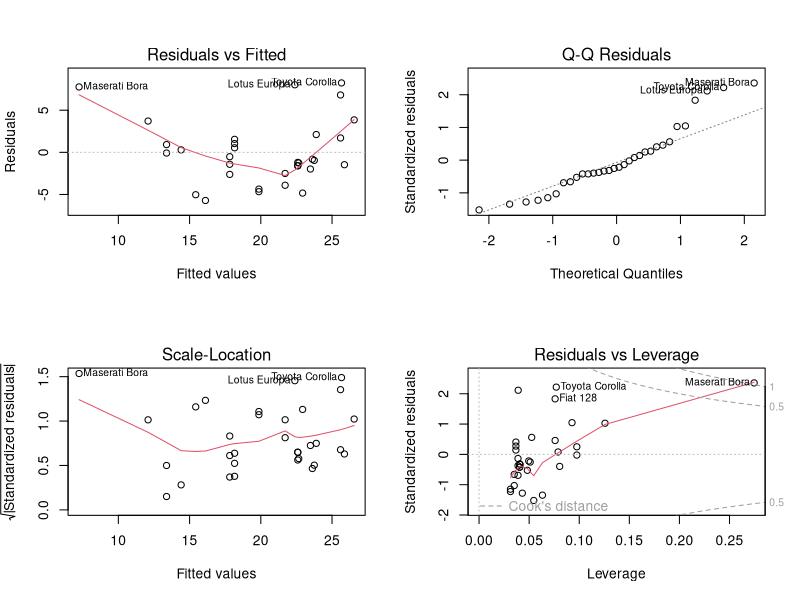
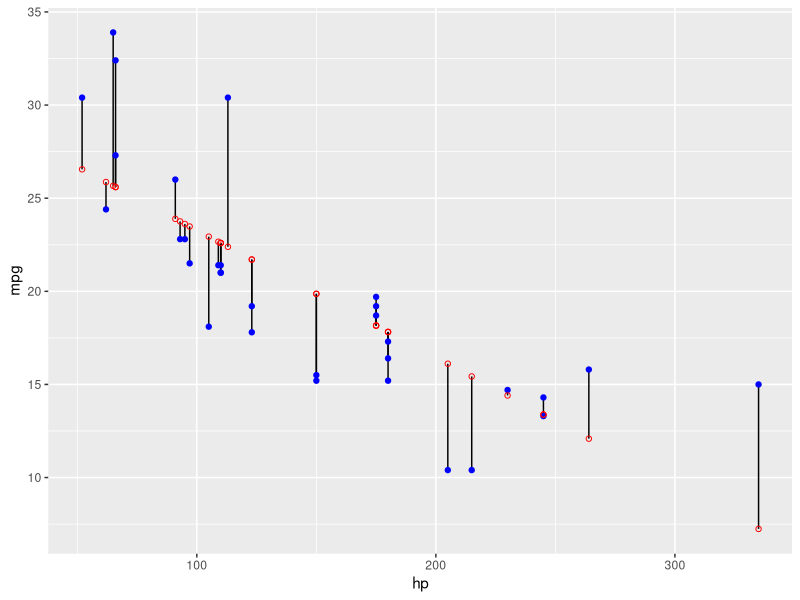
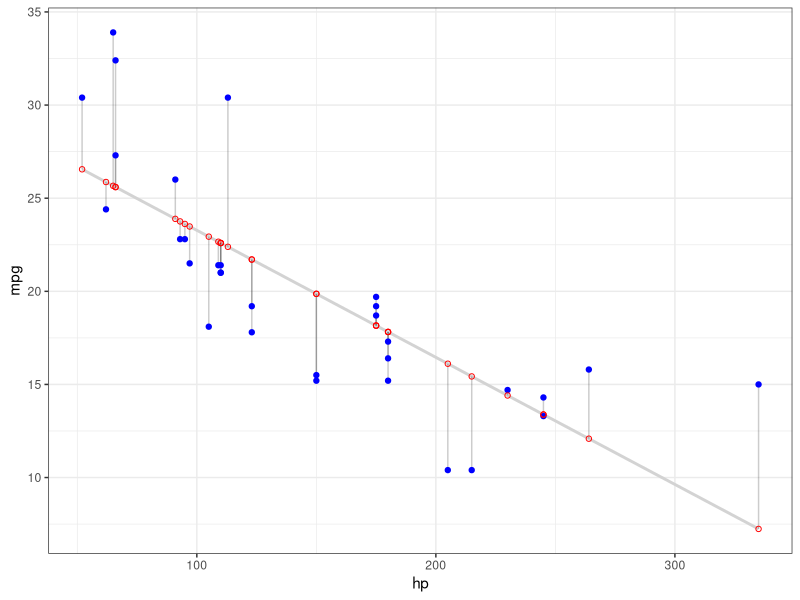
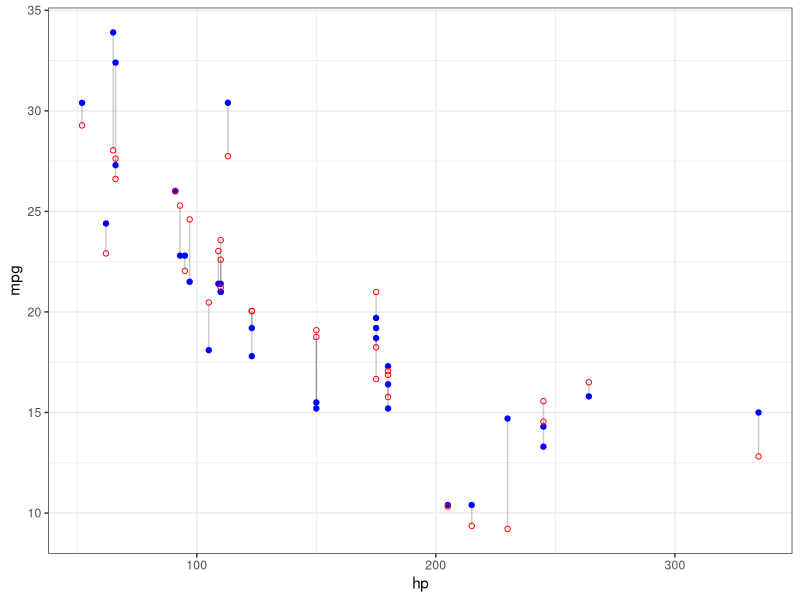
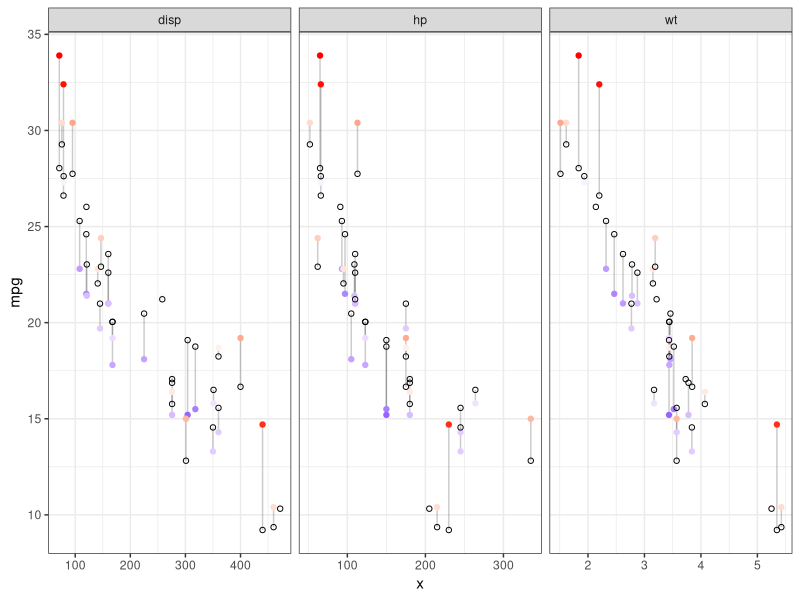

Reproduce these figures in R, in order.
# Errors and Residuals - https://www.r-bloggers.com/visualising-residuals/ 
# The error (or disturbance) of an observed value is the deviation of the observed value from the
# (unobservable) true value of a quantity of interest (for example, a population mean)
# the residual of an observed value is the difference between the observed value and the estimated
# value of the quantity of interest (for example, a sample mean)

# Let's take mtcars dataset and build a simple linear regression and visualize the model plots
lm_mod = lm(mpg ~ hp, data = mtcars) #Fit the model
summary(lm_mod)  # Summarize the results

par(mfrow = c(2, 2))  # Split the plotting panel into a 2 x 2 grid
plot(lm_mod)  # Plot the model information

par(mfrow = c(1, 1))  # Return plotting panel to original 1 section

# To understand Residuals and visualize them against actual and predicted values

# Let's consider Simple Linear Regression
#########################################
# Fit the simple linear model, predicting - mpg and predictor - hp
mtcars1 <- mtcars
lm_mod1 <- lm(mpg ~ hp, data = mtcars1)

# Obtain Predicted and Residual values
mtcars1$predicted <- predict(lm_mod1) # Save the predicted values
mtcars1$residuals <- residuals(lm_mod1) # Save the residual values

# Quick look at the actual, predicted, and residual values
library(dplyr)
library(ggplot2)
mtcars1 %>% select(mpg, predicted, residuals) %>% head()

# plot the actual and predicted values
# blue are actual points, red are predicted points and line are residuals
ggplot(mtcars1, aes(x = hp, y = mpg)) +
  geom_segment(aes(xend = hp, yend = predicted)) +
  geom_point(color='blue') +
  geom_point(aes(y = predicted), shape = 1, color='red')

# visualize with regression line
ggplot(mtcars1, aes(x = hp, y = mpg)) + # Actual mpg points
  geom_smooth(method = "lm", se = FALSE, color = "lightgrey") +  # Plot regression slope
  geom_segment(aes(xend = hp, yend = predicted), alpha = .2) +  # alpha to fade residual lines
  geom_point(color='blue') + # Blue color for actual mpg points
  geom_point(aes(y = predicted), shape = 1, color='red') + # Red color for predicted mpg points
  theme_bw()  # Add theme for cleaner look


# Let's consider Multiple Linear Regression
#########################################
# Fit the multiple linear model, predicting - mpg and predictor - hp, wt, disp
mtcars2 <- mtcars %>% select(mpg, hp, wt, disp) # select out data of interest
lm_mod2 <- lm(mpg ~ hp + wt + disp, data = mtcars2)

# Obtain Predicted and Residual values
mtcars2$predicted <- predict(lm_mod2) # Save the predicted values
mtcars2$residuals <- residuals(lm_mod2) # Save the residual values
head(mtcars2)

# plot the actual and predicted values of mpg against hp
ggplot(mtcars2, aes(x = hp, y = mpg)) +
  geom_segment(aes(xend = hp, yend = predicted), alpha = .2) +  # Lines to connect points
  geom_point(color='blue') +  # Points of actual values
  geom_point(aes(y = predicted), shape = 1, color='red') +  # Points of predicted values
  theme_bw()

# Let's plot the above residual graph for all hp, wt & disp together
library(tidyr)
mtcars2 %>% 
  gather(key = "iv", value = "x", -mpg, -predicted, -residuals) %>%  # Get data into shape
  ggplot(aes(x = x, y = mpg)) +  # Note use of `x` here and next line
  geom_segment(aes(xend = x, yend = predicted), alpha = .2) +
  geom_point(aes(color = residuals)) +
  scale_color_gradient2(low = "blue", mid = "white", high = "red") +
  guides(color = FALSE) +
  geom_point(aes(y = predicted), shape = 1) +
  facet_grid(~ iv, scales = "free") +  # Split panels here by `iv`
  theme_bw()

